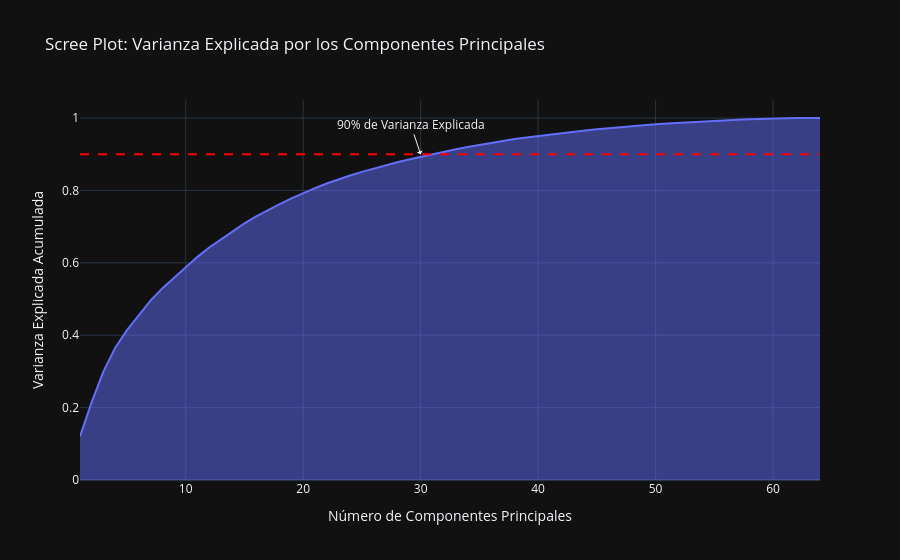

Here is the notebook cell this chart was saved with:
### Markdown cell above
### 4.1. Varianza Explicada

Antes de reducir a 2D, es útil ajustar PCA con todos los componentes posibles para ver cuánta varianza explica cada uno. El **Scree Plot** nos ayudará a decidir cuántos componentes son "suficientes".

### Code cell
# Ajustamos PCA sin especificar n_components para mantenerlos todos
pca_full = PCA()
pca_full.fit(X_scaled)

# Calculamos la varianza explicada acumulada
cumulative_variance = np.cumsum(pca_full.explained_variance_ratio_)

# Creamos el Scree Plot
fig = px.area(x=range(1, cumulative_variance.shape[0] + 1),
              y=cumulative_variance,
              labels={"x": "Número de Componentes Principales", "y": "Varianza Explicada Acumulada"},
              title="Scree Plot: Varianza Explicada por los Componentes Principales")
fig.update_layout(yaxis_range=[0,1.05])
fig.add_hline(y=0.9, line_dash="dash", line_color="red")
fig.add_annotation(x=30, y=0.9, text="90% de Varianza Explicada", showarrow=True, arrowhead=1)
fig.show()

### Figure 1 — Plotly figure (JSON) as saved in the notebook; plotly's stock layout.template omitted (floating-point values rounded to 4 significant figures)
{"data": [{"fillpattern": {"shape": ""}, "hovertemplate": "Número de Componentes Principales=%{x}<br>Varianza Explicada Acumulada=%{y}<extra></extra>", "legendgroup": "", "line": {"color": "#636efa"}, "marker": {"symbol": "circle"}, "mode": "lines", "name": "", "orientation": "v", "showlegend": false, "stackgroup": "1", "x": [1, 2, 3, 4, 5, 6, 7, 8, 9, 10, 11, 12, 13, 14, 15, 16, 17, 18, 19, 20, 21, 22, 23, 24, 25, 26, 27, 28, 29, 30, 31, 32, 33, 34, 35, 36, 37, 38, 39, 40, 41, 42, 43, 44, 45, 46, 47, 48, 49, 50, 51, 52, 53, 54, 55, 56, 57, 58, 59, 60, 61, 62, 63, 64], "xaxis": "x", "y": [0.1203, 0.2159, 0.3004, 0.3654, 0.414, 0.4561, 0.4955, 0.5294, 0.5594, 0.5887, 0.6166, 0.6423, 0.6651, 0.6874, 0.709, 0.7281, 0.7459, 0.7623, 0.7782, 0.7931, 0.8066, 0.8193, 0.831, 0.8416, 0.8513, 0.8608, 0.8694, 0.8778, 0.8857, 0.8932, 0.9005, 0.9074, 0.9139, 0.9203, 0.9262, 0.932, 0.9372, 0.942, 0.9465, 0.9508, 0.9548, 0.9588, 0.9624, 0.9658, 0.9691, 0.9722, 0.9751, 0.9778, 0.9804, 0.9828, 0.9849, 0.987, 0.9889, 0.9908, 0.9924, 0.9941, 0.9955, 0.9969, 0.9981, 0.9992, 1.0, 1.0, 1.0, 1.0], "yaxis": "y", "type": "scatter"}], "layout": {"xaxis": {"anchor": "y", "domain": [0.0, 1.0], "title": {"text": "Número de Componentes Principales"}}, "yaxis": {"anchor": "x", "domain": [0.0, 1.0], "title": {"text": "Varianza Explicada Acumulada"}, "range": [0, 1.05]}, "legend": {"tracegroupgap": 0}, "title": {"text": "Scree Plot: Varianza Explicada por los Componentes Principales"}, "shapes": [{"line": {"color": "red", "dash": "dash"}, "type": "line", "x0": 0, "x1": 1, "xref": "x domain", "y0": 0.9, "y1": 0.9, "yref": "y"}], "annotations": [{"arrowhead": 1, "showarrow": true, "text": "90% de Varianza Explicada", "x": 30, "y": 0.9}]}}
